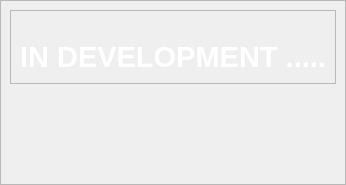
         <widget class="QWidget" name="page_Stomache">
          <layout class="QVBoxLayout" name="verticalLayout_13">
           <property name="spacing">
            <number>0</number>
           </property>
           <property name="leftMargin">
            <number>0</number>
           </property>
           <property name="topMargin">
            <number>0</number>
           </property>
           <property name="rightMargin">
            <number>0</number>
           </property>
           <property name="bottomMargin">
            <number>0</number>
           </property>
           <item>
            <widget class="QFrame" name="frame_2">
             <property name="frameShape">
              <enum>QFrame::StyledPanel</enum>
             </property>
             <property name="frameShadow">
              <enum>QFrame::Raised</enum>
             </property>
             <layout class="QGridLayout" name="gridLayout_4">
              <property name="bottomMargin">
               <number>100</number>
              </property>
              <item row="0" column="0" alignment="Qt::AlignTop">
               <widget class="QFrame" name="frame_7">
                <property name="maximumSize">
                 <size>
                  <width>400</width>
                  <height>300</height>
                 </size>
                </property>
                <property name="frameShape">
                 <enum>QFrame::StyledPanel</enum>
                </property>
                <property name="frameShadow">
                 <enum>QFrame::Raised</enum>
                </property>
                <layout class="QVBoxLayout" name="verticalLayout_18">
                 <item>
                  <widget class="QLabel" name="label_3">
                   <property name="text">
                    <string/>
                   </property>
                   <property name="pixmap">
                    <pixmap resource="../resource.qrc">:/asset/asset/Artboard 1.png</pixmap>
                   </property>
                   <property name="scaledContents">
                    <bool>true</bool>
                   </property>
                   <property name="alignment">
                    <set>Qt::AlignLeading|Qt::AlignLeft|Qt::AlignVCenter</set>
                   </property>
                  </widget>
                 </item>
                 <item>
                  <widget class="QLabel" name="label_4">
                   <property name="font">
                    <font>
                     <family>Segoe UI</family>
                     <pointsize>22</pointsize>
                     <weight>75</weight>
                     <bold>true</bold>
                    </font>
                   </property>
                   <property name="styleSheet">
                    <string notr="true">color: rgb(255, 255, 255);</string>
                   </property>
                   <property name="text">
                    <string>IN DEVELOPMENT .....</string>
                   </property>
                   <property name="alignment">
                    <set>Qt::AlignCenter</set>
                   </property>
                   <property name="margin">
                    <number>1</number>
                   </property>
                  </widget>
                 </item>
                </layout>
               </widget>
              </item>
             </layout>
            </widget>
           </item>
          </layout>
         </widget>
